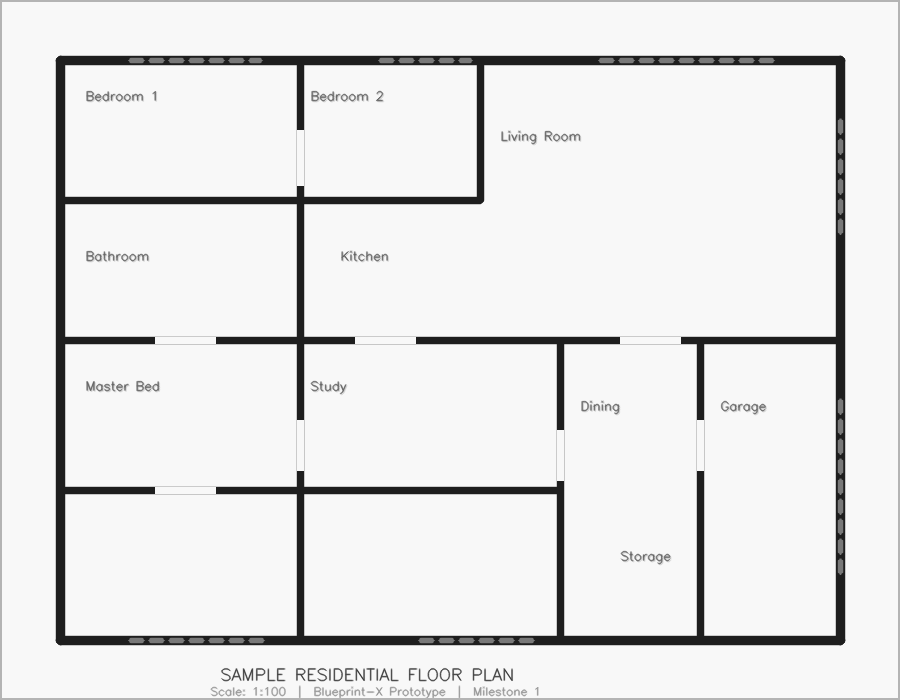
#> input picture sample_floorplan.png, 900 x 700 px
$ python -i wall_detector.py   (imports and definitions only)
#> lines starting #> are read from the running program, lines starting #| are printed output that depends on the picture; after the words box and inside, x2 and y2 are one past the last pixel; in counts of white or black regions, pixels touching at a corner belong together
"""
modules/wall_detector.py
Blueprint-X Prototype - Milestone 1

Detects outer walls, internal walls, and produces:
  - An annotated BGR image for the center panel
  - A list of WallSegment objects for JSON export and the 2-D reconstructor

Pipeline:
  1. Grayscale + Gaussian blur  -> reduce noise
  2. Adaptive threshold         -> binarise (walls = dark lines on light background)
  3. Morphological closing      -> connect broken wall pixels
  4. Canny edge detection       -> precise edge map
  5. Hough Line Transform (P)   -> extract line segments
  6. Classify lines as outer / internal based on proximity to image border
"""

import cv2
import numpy as np
from dataclasses import dataclass, field
from typing import List, Tuple, Dict, Any, Optional
import math


# ---------------------------------------------------------------------------
# Data model
# ---------------------------------------------------------------------------

@dataclass
class WallSegment:
    """
    Represents one detected wall segment.
    The coordinate system is (col, row) == (x, y) in image space.
    Future milestones will add thickness, material, and elevation fields.
    """
    start: Tuple[int, int]   # (x1, y1)
    end: Tuple[int, int]     # (x2, y2)
    wall_type: str = "internal"   # "outer" | "internal"
    thickness_px: int = 2
    confidence: float = 1.0

    def length(self) -> float:
        dx = self.end[0] - self.start[0]
        dy = self.end[1] - self.start[1]
        return math.sqrt(dx * dx + dy * dy)

    def to_dict(self) -> Dict[str, Any]:
        return {
            "start": [int(self.start[0]), int(self.start[1])],
            "end": [int(self.end[0]), int(self.end[1])],
            "wall_type": self.wall_type,
            "length_px": round(float(self.length()), 2),
            "confidence": round(float(self.confidence), 3),
        }


@dataclass
class WallDetectionResult:
    """Aggregated output of the wall detector."""
    walls: List[WallSegment] = field(default_factory=list)
    annotated_bgr: Optional[np.ndarray] = None        # center panel image
    binary_mask: Optional[np.ndarray] = None          # full binary (walls + furniture)
    structural_mask: Optional[np.ndarray] = None      # thick walls only
    edge_map: Optional[np.ndarray] = None
    scale_factor: float = 1.0

    @property
    def total_wall_segments(self) -> int:
        return len(self.walls)

    @property
    def outer_wall_count(self) -> int:
        return sum(1 for w in self.walls if w.wall_type == "outer")

    @property
    def internal_wall_count(self) -> int:
        return sum(1 for w in self.walls if w.wall_type == "internal")


# ---------------------------------------------------------------------------
# Detection helpers
# ---------------------------------------------------------------------------

def _binarise(gray: np.ndarray) -> np.ndarray:
    """
    Convert grayscale floor plan to binary (walls dark, background white).
    Uses adaptive thresholding to handle uneven lighting / scan quality.
    """
    # Gaussian blur to remove small noise
    blurred = cv2.GaussianBlur(gray, (5, 5), 0)

    # Adaptive threshold: walls become white (255), background black (0)
    binary = cv2.adaptiveThreshold(
        blurred,
        255,
        cv2.ADAPTIVE_THRESH_GAUSSIAN_C,
        cv2.THRESH_BINARY_INV,
        blockSize=15,
        C=4,
    )

    # Morphological closing: connect nearby wall fragments
    kernel = cv2.getStructuringElement(cv2.MORPH_RECT, (3, 3))
    closed = cv2.morphologyEx(binary, cv2.MORPH_CLOSE, kernel, iterations=2)

    return closed


def _extract_structural_mask(binary: np.ndarray) -> np.ndarray:
    """
    Filter out thin elements (furniture edges, text, dimension lines)
    by eroding the mask with a large kernel, then dilating back to
    recover thick wall structures.
    """
    # Erode to destroy thin lines
    kernel = cv2.getStructuringElement(cv2.MORPH_RECT, (5, 5))
    eroded = cv2.erode(binary, kernel, iterations=2)

    # Dilate back to original thickness
    reconstructed = cv2.dilate(eroded, kernel, iterations=2)
    return reconstructed


def _merge_similar_lines(
    lines: List[Tuple[int, int, int, int]],
    angle_tol: float = 10.0,
    dist_tol: float = 15.0,
) -> List[Tuple[int, int, int, int]]:
    """
    Merge line segments that are nearly parallel and close to each other.
    Reduces duplicate Hough detections from thick walls.
    """
    if not lines:
        return []

    def angle(x1, y1, x2, y2) -> float:
        return math.degrees(math.atan2(y2 - y1, x2 - x1)) % 180

    def midpoint(x1, y1, x2, y2) -> Tuple[float, float]:
        return ((x1 + x2) / 2, (y1 + y2) / 2)

    merged: List[Tuple[int, int, int, int]] = []
    used = [False] * len(lines)

    for i, li in enumerate(lines):
        if used[i]:
            continue
        group = [li]
        ai = angle(*li)
        mi = midpoint(*li)

        for j, lj in enumerate(lines):
            if i == j or used[j]:
                continue
            aj = angle(*lj)
            mj = midpoint(*lj)

            da = abs(ai - aj)
            da = min(da, 180 - da)
            dd = math.hypot(mi[0] - mj[0], mi[1] - mj[1])

            if da < angle_tol and dd < dist_tol:
                group.append(lj)
                used[j] = True

        used[i] = True
        # Keep the longest segment in the group
        best = max(group, key=lambda s: math.hypot(s[2]-s[0], s[3]-s[1]))
        merged.append(best)

    return merged


def _classify_wall(
    x1: int, y1: int, x2: int, y2: int,
    img_w: int, img_h: int,
    border_margin: float = 0.12,
) -> str:
    """
    Classify a wall segment as 'outer' or 'internal'.
    Lines near the image border are considered outer walls.
    """
    margin_x = img_w * border_margin
    margin_y = img_h * border_margin

    near_border = (
        min(x1, x2) < margin_x
        or max(x1, x2) > img_w - margin_x
        or min(y1, y2) < margin_y
        or max(y1, y2) > img_h - margin_y
    )
    return "outer" if near_border else "internal"


# ---------------------------------------------------------------------------
# Public API
# ---------------------------------------------------------------------------

def detect_walls(
    bgr_image: np.ndarray,
    min_line_length: int = 60,  # Increased from 40 to ignore furniture edges
    max_line_gap: int = 20,
    hough_threshold: int = 50,
) -> WallDetectionResult:
    """
    Main entry point. Accepts a BGR OpenCV image and returns a
    WallDetectionResult with annotated image and wall segments.

    Args:
        bgr_image:        Input floor plan (BGR, uint8).
        min_line_length:  Minimum Hough line segment length (pixels).
        max_line_gap:     Maximum gap to still be considered one line.
        hough_threshold:  Hough accumulator threshold.

    Returns:
        WallDetectionResult
    """
    result = WallDetectionResult()
    h, w = bgr_image.shape[:2]

    # --- 1. Pre-process ---
    gray = cv2.cvtColor(bgr_image, cv2.COLOR_BGR2GRAY)
    binary = _binarise(gray)
    result.binary_mask = binary

    structural = _extract_structural_mask(binary)
    result.structural_mask = structural

    # --- 2. Edge detection (on structural mask only) ---
    edges = cv2.Canny(structural, threshold1=50, threshold2=150, apertureSize=3)
    # Dilate edges slightly to improve Hough line continuity
    edge_kernel = cv2.getStructuringElement(cv2.MORPH_RECT, (2, 2))
    edges = cv2.dilate(edges, edge_kernel, iterations=1)
    result.edge_map = edges

    # --- 3. Probabilistic Hough Line Transform ---
    raw_lines = cv2.HoughLinesP(
        edges,
        rho=1,
        theta=np.pi / 180,
        threshold=hough_threshold,
        minLineLength=min_line_length,
        maxLineGap=max_line_gap,
    )

    raw_list: List[Tuple[int, int, int, int]] = []
    if raw_lines is not None:
        for line in raw_lines:
            x1, y1, x2, y2 = line[0]
            raw_list.append((x1, y1, x2, y2))

    # Cap the number of lines to prevent O(N^2) hang in _merge_similar_lines
    if len(raw_list) > 1500:
        raw_list.sort(key=lambda s: math.hypot(s[2]-s[0], s[3]-s[1]), reverse=True)
        raw_list = raw_list[:1500]

    # --- 4. Merge near-duplicate lines ---
    clean_lines = _merge_similar_lines(raw_list)

    # --- 5. Build WallSegment objects & classify ---
    wall_segments: List[WallSegment] = []
    for (x1, y1, x2, y2) in clean_lines:
        wtype = _classify_wall(x1, y1, x2, y2, w, h)
        seg = WallSegment(
            start=(x1, y1),
            end=(x2, y2),
            wall_type=wtype,
        )
        wall_segments.append(seg)

    result.walls = wall_segments

    # --- 6. Draw annotated image ---
    annotated = bgr_image.copy()

    # Draw outer walls in cyan, internal in orange
    OUTER_COLOR  = (220, 200, 0)    # BGR cyan-ish
    INNER_COLOR  = (0, 140, 255)    # BGR orange

    for seg in wall_segments:
        color = OUTER_COLOR if seg.wall_type == "outer" else INNER_COLOR
        thickness = 3 if seg.wall_type == "outer" else 2
        cv2.line(annotated, seg.start, seg.end, color, thickness, cv2.LINE_AA)

    # Legend
    _draw_legend(annotated)

    result.annotated_bgr = annotated
    return result


def _draw_legend(img: np.ndarray) -> None:
    """Overlay a small legend on the annotated image."""
    h, w = img.shape[:2]
    overlay = img.copy()
    box_x, box_y = 10, 10
    box_w, box_h = 200, 60
    cv2.rectangle(overlay, (box_x, box_y), (box_x + box_w, box_y + box_h), (30, 30, 30), -1)
    cv2.addWeighted(overlay, 0.6, img, 0.4, 0, img)

    # Outer wall sample
    cv2.line(img, (box_x + 10, box_y + 18), (box_x + 40, box_y + 18), (220, 200, 0), 3)
    cv2.putText(img, "Outer Wall", (box_x + 48, box_y + 23),
                cv2.FONT_HERSHEY_SIMPLEX, 0.42, (220, 220, 220), 1, cv2.LINE_AA)

    # Inner wall sample
    cv2.line(img, (box_x + 10, box_y + 42), (box_x + 40, box_y + 42), (0, 140, 255), 2)
    cv2.putText(img, "Internal Wall", (box_x + 48, box_y + 47),
                cv2.FONT_HERSHEY_SIMPLEX, 0.42, (220, 220, 220), 1, cv2.LINE_AA)

>>> import cv2
>>> picture = cv2.imread('../sample_floorplan.png')
#> picture is the input picture: shape (700, 900, 3); min 30, max 248, mean 231.6
>>> result = detect_walls(picture)
#> in _binarise, `binary = cv2.adaptiveThreshold( blurred, 255, cv2.ADAPTIVE_THRESH_GAUS..`:
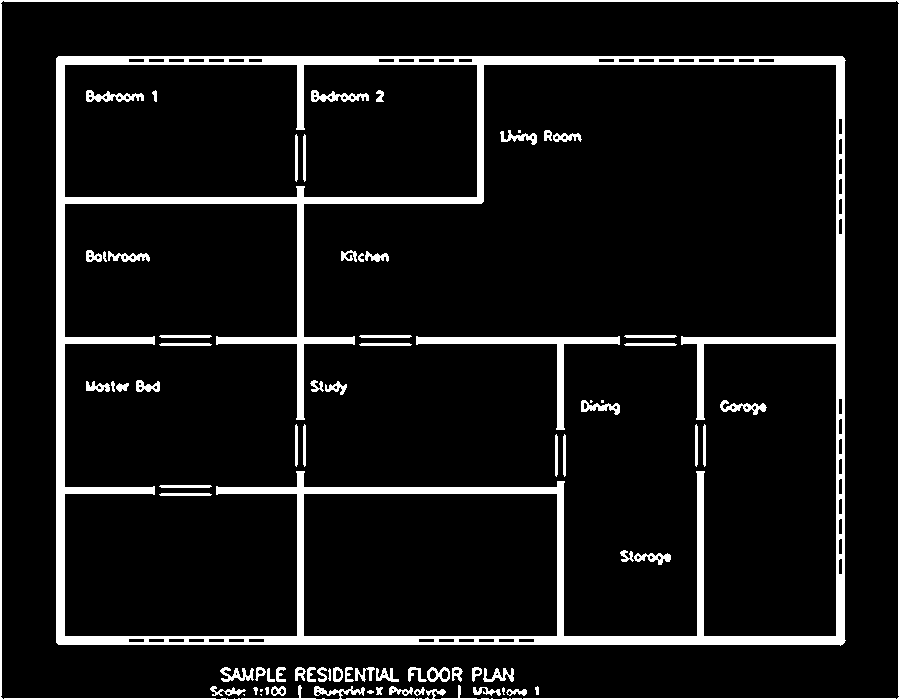
#> binary: shape (700, 900); 8.7% white; 77 white regions (7 under 20 px), largest, box (x1, y1, x2, y2) and area: (56, 56, 846, 646) 37773, (0, 0, 900, 700) 6711, (416, 336, 620, 430) 2042
#> in _binarise, `closed = cv2.morphologyEx(binary, cv2.MORPH_CLOSE, kernel, iterations=2)`: closed: shape (700, 900); 9.7% white; 17 white regions, largest, box (x1, y1, x2, y2) and area: (56, 56, 846, 646) 44357, (0, 0, 900, 700) 11397, (86, 250, 150, 262) 549
#> in _extract_structural_mask, `eroded = cv2.erode(binary, kernel, iterations=2)`:
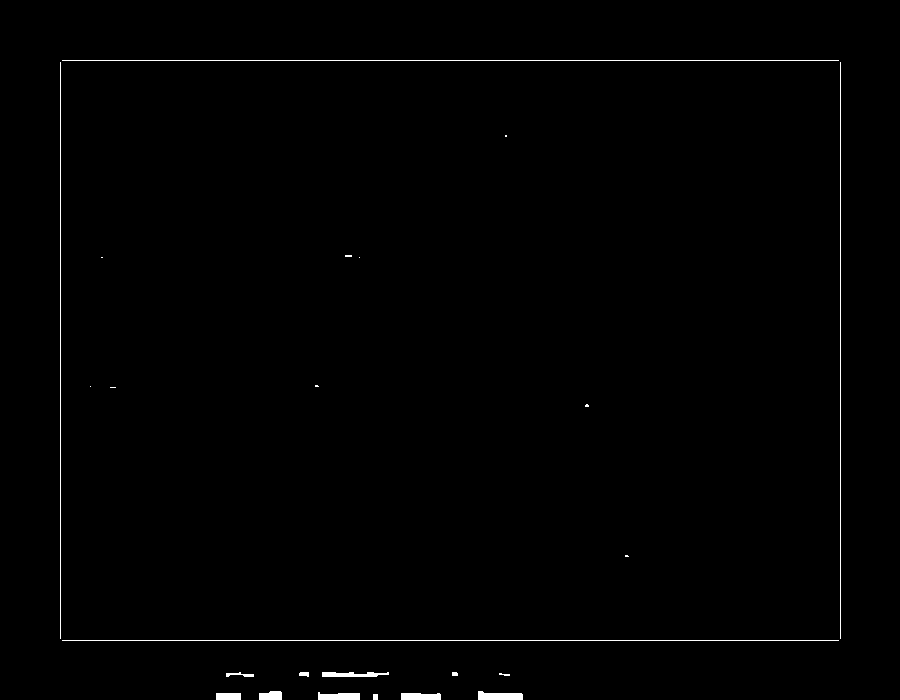
#> eroded: shape (700, 900); 0.7% white; 24 white regions (9 under 20 px), largest, box (x1, y1, x2, y2) and area: (62, 60, 839, 61) 777, (62, 640, 839, 641) 777, (60, 62, 61, 639) 577
#> in _extract_structural_mask, `reconstructed = cv2.dilate(eroded, kernel, iterations=2)`:
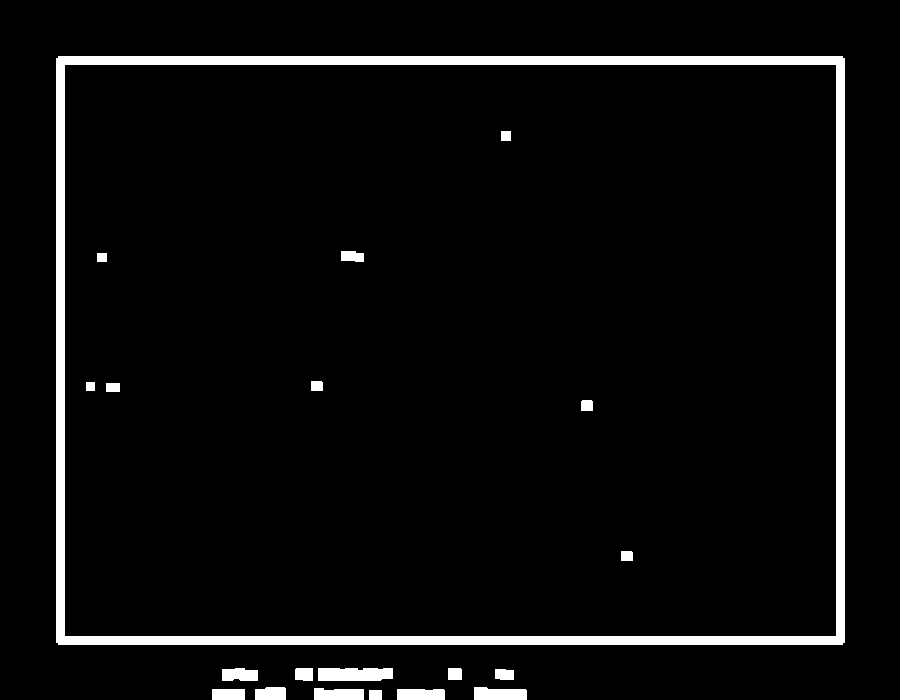
#> reconstructed: shape (700, 900); 4.8% white; 20 white regions, largest, box (x1, y1, x2, y2) and area: (56, 56, 845, 645) 24464, (318, 668, 393, 681) 932, (474, 687, 527, 700) 609
#> in detect_walls, `edges = cv2.Canny(structural, threshold1=50, threshold2=150, apertureS..`: edges: shape (700, 900); 1% white in thin lines or dots, all inside (x1, y1, x2, y2) = (55, 55, 845, 700)
#> in detect_walls, `edges = cv2.dilate(edges, edge_kernel, iterations=1)`:
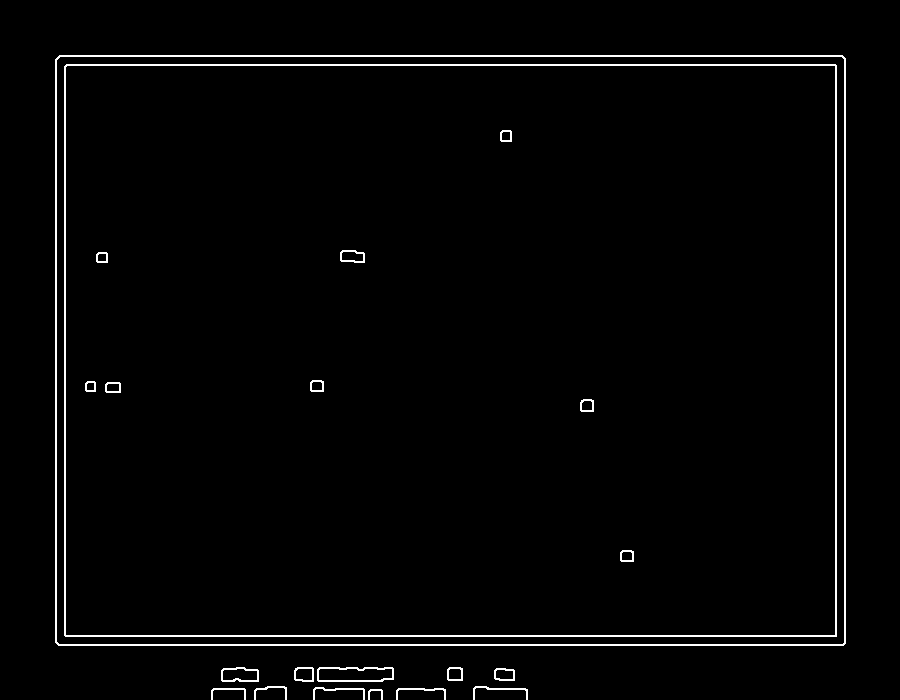
#> edges: shape (700, 900); 2.1% white in thin lines or dots, all inside (x1, y1, x2, y2) = (55, 55, 846, 700)
#> in detect_walls, `raw_lines = cv2.HoughLinesP( edges, rho=1, theta=np.pi / 180, threshol..`: raw_lines = 23 rows, first 6: [58, 645, 843, 645], [57, 644, 844, 644], [55, 635, 845, 635], [55, 65, 845, 65], [59, 55, 842, 55], [58, 56, 843, 56]
#> the loop in detect_walls, `for line in raw_lines:` made 23 passes
#> (x1, y1, x2, y2) on passes 1 to 12: (58, 645, 843, 645), (57, 644, 844, 644), (55, 635, 845, 635), (55, 65, 845, 65), (59, 55, 842, 55), (58, 56, 843, 56), (55, 64, 845, 64), (55, 636, 845, 636), (845, 643, 845, 58), (844, 643, 844, 57), (64, 634, 64, 66), (55, 642, 55, 59)
#> after the loop in detect_walls, `for line in raw_lines:`: raw_list = 23 items, first 6: (58, 645, 843, 645), (57, 644, 844, 644), (55, 635, 845, 635), (55, 65, 845, 65), (59, 55, 842, 55), (58, 56, 843, 56)
#> in _merge_similar_lines, `used = [False] * len(lines)`: used = [False, False, False, False, False, False, False, False, False, False, False, False, False, False, False, False, False, False, False, False, False, False, False]
#> the loop in _merge_similar_lines, `for i, li in enumerate(lines):` made 23 passes
#> li on passes 2, 3, 5, 6, 7, 8, 10, 12, 13, 14, 15, 16: (57, 644, 844, 644), (55, 635, 845, 635), (59, 55, 842, 55), (58, 56, 843, 56), (55, 64, 845, 64), (55, 636, 845, 636), (844, 643, 844, 57), (55, 642, 55, 59), (836, 634, 836, 66), (56, 643, 56, 58), (835, 634, 835, 66), (65, 634, 65, 66)
#> (ai, mi, best) on passes 1, 9, 11: (0, (450.5, 645), (55, 635, 845, 635)), (90, (845, 350.5), (844, 643, 844, 57)), (90, (64, 350), (56, 643, 56, 58))
#> after the loop in _merge_similar_lines, `for i, li in enumerate(lines):`: merged = [(55, 635, 845, 635), (55, 65, 845, 65), (844, 643, 844, 57), (56, 643, 56, 58), (212, 689, 286, 689), (295, 668, 393, 668)]; used = [True, True, True, True, True, True, True, True, True, True, True, True, True, True, True, True, True, True, True, True, True, True, True]
#> in detect_walls, `clean_lines = _merge_similar_lines(raw_list)`: clean_lines has the same summary as merged in _merge_similar_lines
#> the loop in detect_walls, `for (x1, y1, x2, y2) in clean_lines:` made 6 passes
#> after the loop in detect_walls, `for (x1, y1, x2, y2) in clean_lines:`: wall_segments = 6 items
#> the loop in detect_walls, `for seg in wall_segments:` made 6 passes
#> after the loop in detect_walls, `for seg in wall_segments:`:
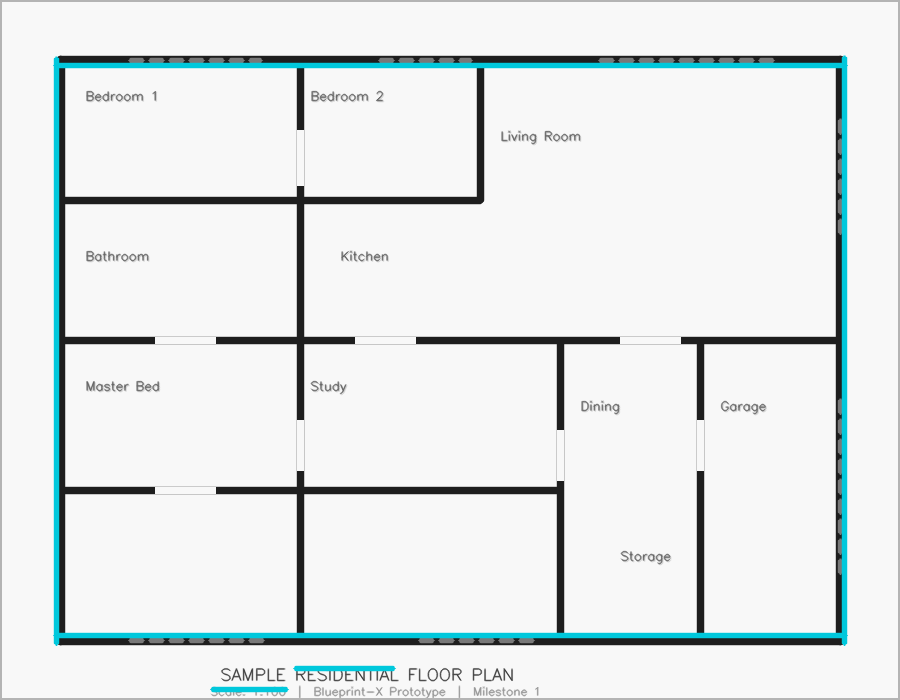
#> annotated: shape (700, 900, 3); 3.24% of pixels changed, all inside (x1, y1, x2, y2) = (52, 55, 849, 693)
#> in _draw_legend, `cv2.rectangle(overlay, (box_x, box_y), (box_x + box_w, box_y + box_h),..`:
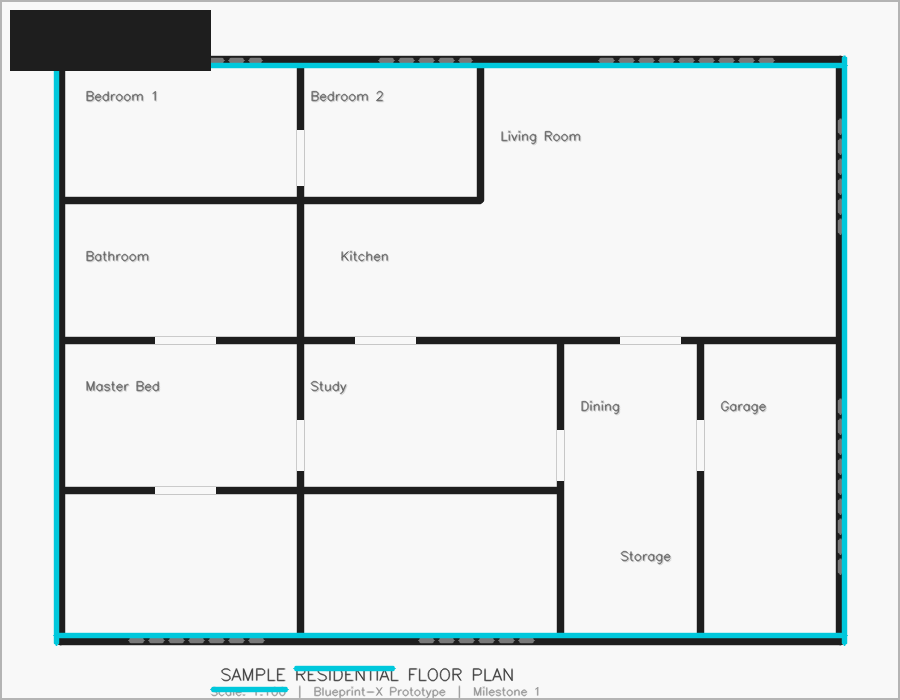
#> overlay: shape (700, 900, 3); 1.85% of pixels changed, all inside (x1, y1, x2, y2) = (10, 10, 211, 71)
#> in _draw_legend, `cv2.putText(img, "Outer Wall", (box_x + 48, box_y + 23), cv2.FONT_HERS..`: img: shape (700, 900, 3); mean B, G, R 231.4, 230.9, 226
#> in _draw_legend, `cv2.line(img, (box_x + 10, box_y + 42), (box_x + 40, box_y + 42), (0, ..`: img: shape (700, 900, 3); mean B, G, R 231.4, 230.9, 226
#> in _draw_legend, `cv2.putText(img, "Internal Wall", (box_x + 48, box_y + 47), cv2.FONT_H..`:
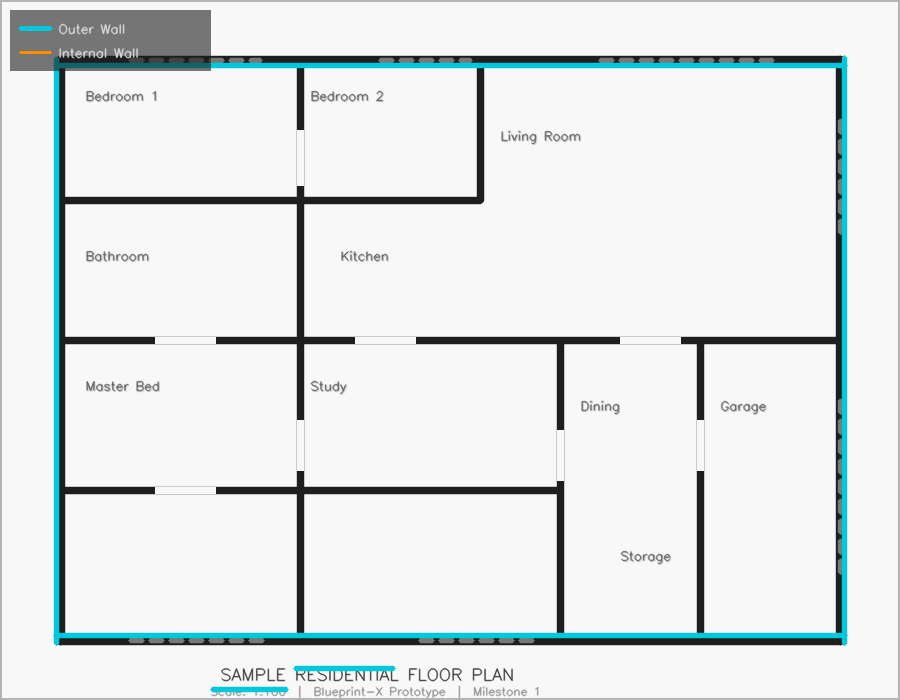
#> img: shape (700, 900, 3); mean B, G, R 231.4, 231, 226.1
